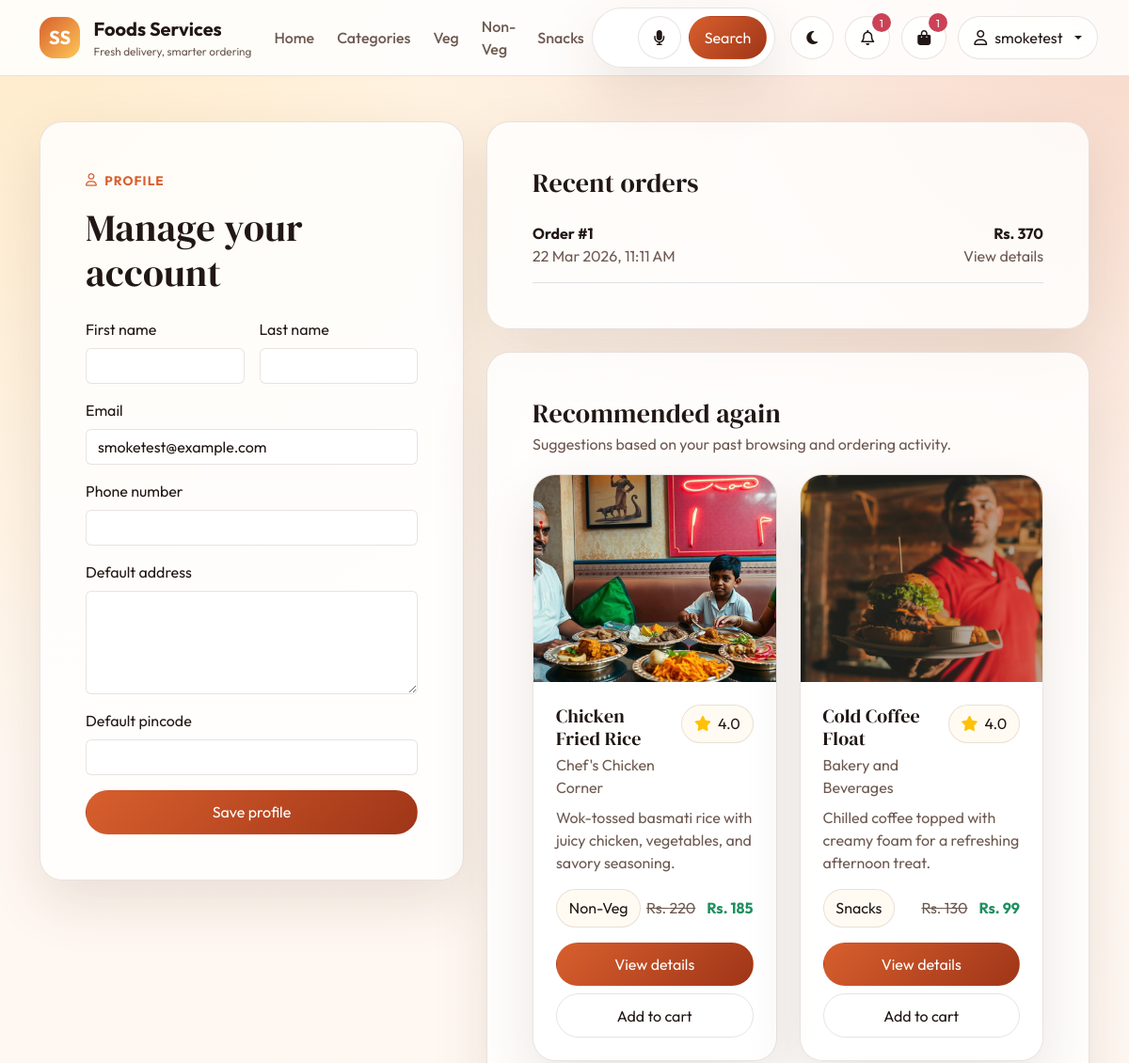
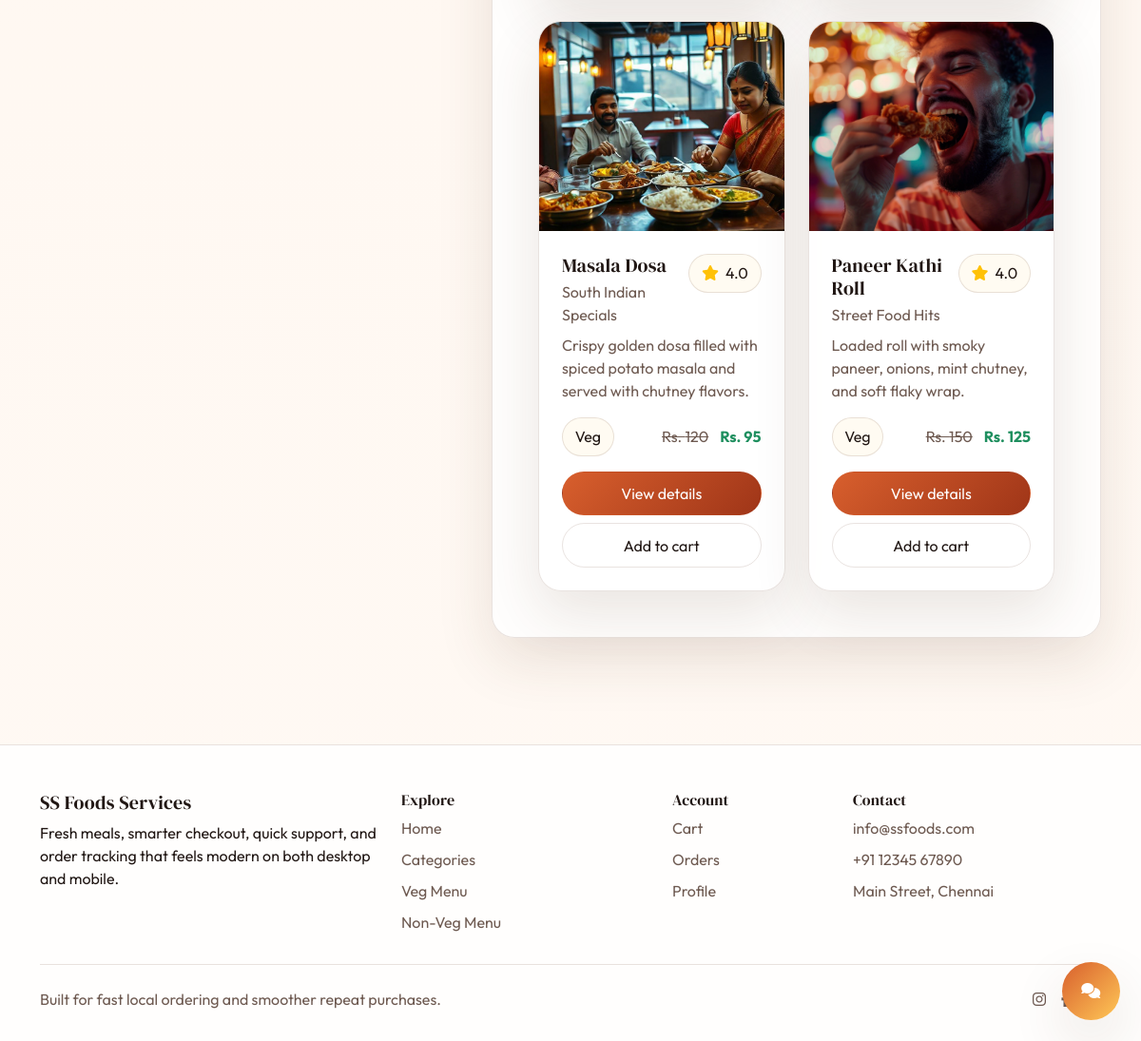
Screenshot of /profile/ (signed in) with the database file from the repository (2 pictures, top to bottom).
### Food_app/models.py (models this page shows, shortened)
class Order(models.Model):
    NOW = "Now"
    LATER = "Later"
    DELIVERY_SLOT_CHOICES = [
        (NOW, "Now"),
        (LATER, "Later"),
    ]
    STATUS_CHOICES = [
        ("Pending", "Pending"),
        ("Confirmed", "Confirmed"),
        ("Delivered", "Delivered"),
        ("Cancelled", "Cancelled"),
    ]
    user = models.ForeignKey(User, on_delete=models.CASCADE, related_name="orders")
    items = models.ManyToManyField(Items, through="OrderItem")
    coupon = models.ForeignKey(Coupon, null=True, blank=True, on_delete=models.SET_NULL)
    subtotal_amount = models.FloatField(default=0)
    discount_amount = models.FloatField(default=0)
    total_amount = models.FloatField()
    delivery_slot = models.CharField(max_length=10, choices=DELIVERY_SLOT_CHOICES, default=NOW)
    scheduled_for = models.DateTimeField(null=True, blank=True)
    created_at = models.DateTimeField(auto_now_add=True)
    status = models.CharField(max_length=20, choices=STATUS_CHOICES, default="Pending")
    class Meta:
        ordering = ["-created_at"]

class Items(models.Model):
    VEG_NON_VEG_CHOICES = [
        ("Veg", "Veg"),
        ("Non-Veg", "Non-Veg"),
        ("Snacks", "Snacks"),
    ]
    category = models.ForeignKey(Category, on_delete=models.CASCADE, related_name="items")
    name = models.CharField(max_length=400)
    item_description = models.TextField(max_length=1000)
    price = models.FloatField()
    offer_price = models.FloatField()
    item_image = models.CharField(max_length=3000, null=True, blank=True)
    image_upload = models.FileField(upload_to="food_images/", null=True, blank=True)
    quantity = models.IntegerField()
    underrated_item = models.BooleanField(default=False)
    new_added_item = models.BooleanField(default=False)
    veg_non_veg = models.CharField(max_length=10, choices=VEG_NON_VEG_CHOICES, default="Veg")
    rating = models.FloatField(default=4.0)
    class Meta:
        ordering = ["-new_added_item", "-rating", "name"]
    @property
    def display_image(self):
        if self.image_upload:
            return self.image_upload.url
        if self.item_image:
            return self.item_image
        return "https://via.placeholder.com/320x220?text=Food+Image"

class Category(models.Model):
    food_names = models.CharField(max_length=200)
    image = models.CharField(max_length=3000, null=True, blank=True)
    image_upload = models.FileField(upload_to="category_images/", null=True, blank=True)
    description = models.TextField(max_length=1000)
    class Meta:
        ordering = ["food_names"]

### Food_app/app_views.py (the view, shortened to what this page needs)
# urls.py: path("profile/", views.profile_page, name="profile"),
@login_required(login_url="Login")
def profile_page(request):
    profile, _ = UserProfile.objects.get_or_create(user=request.user)
    orders = Order.objects.filter(user=request.user).select_related("invoice", "payment", "delivery")
    return render(
        request,
        "profile.html",
        {
            "profile": profile,
            "orders": orders[:8],
            "invoices": [order.invoice for order in orders if hasattr(order, "invoice")],
            "recommended_items": get_recommended_items(request.user, limit=4),
        },
    )

### Food_app/Templates/profile.html (shortened to what this page needs)
{% extends "layouts/main.html" %}
{% block content %}
<section class="container py-4 py-lg-5">
  <div class="row g-4">
    <div class="col-lg-5">
      <div class="surface-card p-4 p-lg-5">
        <span class="eyebrow"><i class="fa-regular fa-user"></i> Profile</span>
        <h1 class="mt-3 mb-4">Manage your account</h1>
        <form method="post" class="stack-grid">
          <div class="row g-3">
            <div class="col-md-6">
              <label class="form-label">First name</label>
              <input class="form-control surface-input" type="text" name="first_name" value="{{ request.user.first_name }}">
            </div>
            <div class="col-md-6">
              <label class="form-label">Last name</label>
              <input class="form-control surface-input" type="text" name="last_name" value="{{ request.user.last_name }}">
            </div>
            <div class="col-12">
              <label class="form-label">Email</label>
              <input class="form-control surface-input" type="email" name="email" value="{{ request.user.email }}" required>
            </div>
            <div class="col-12">
              <label class="form-label">Phone number</label>
              <input class="form-control surface-input" type="text" name="phone_number" value="{{ profile.phone_number }}">
            </div>
            <div class="col-12">
              <label class="form-label">Default address</label>
              <textarea class="form-control surface-input" name="default_address" rows="4">{{ profile.default_address }}</textarea>
            </div>
            <div class="col-12">
              <label class="form-label">Default pincode</label>
              <input class="form-control surface-input" type="text" name="pincode" value="{{ profile.pincode }}">
            </div>
          </div>
          <button class="btn brand-button" type="submit">Save profile</button>
        </form>
      </div>
    </div>
    <div class="col-lg-7">
      <div class="surface-card p-4 p-lg-5 mb-4">
        <h3 class="mb-4">Recent orders</h3>
        <div class="stack-grid">
          {% for order in orders %}
          <div class="d-flex justify-content-between gap-3 border-bottom pb-3">
            <div>
              <strong>Order #{{ order.id }}</strong>
              <div class="subtle">{{ order.created_at|date:"d M Y, h:i A" }}</div>
            </div>
            <div class="text-end">
              <div><strong>Rs. {{ order.total_amount|floatformat:0 }}</strong></div>
              <a href="{% url 'order_detail' order.id %}" class="subtle">View details</a>
            </div>
          </div>
          {% empty %}
          <div class="subtle">No orders yet.</div>
          {% endfor %}
        </div>
      </div>
      <div class="surface-card p-4 p-lg-5">
        <div class="section-header">
          <div>
            <h3 class="mb-1">Recommended again</h3>
            <p class="mb-0 subtle">Suggestions based on your past browsing and ordering activity.</p>
          </div>
        </div>
        <div class="row g-4">
          {% for item in recommended_items %}
          <div class="col-md-6">
            {% include "includes/item_card.html" with item=item show_category=True %}
          </div>
          {% empty %}
          <div class="col-12">
            <div class="subtle">Browse a few items and recommendations will appear here.</div>
          </div>
          {% endfor %}
        </div>
      </div>
    </div>
  </div>
</section>
{% endblock %}

### Food_app/Templates/Includes/navbar.html (shortened to what this page needs)
<nav class="navbar navbar-expand-xl site-navbar sticky-top">
  <div class="container">
    <a class="navbar-brand brand-mark" href="{% url 'Home' %}">
      <span class="brand-pill">SS</span>
      <span>
        <strong>Foods Services</strong>
        <small>Fresh delivery, smarter ordering</small>
      </span>
    </a>
    <div class="collapse navbar-collapse" id="siteNavbar">
      <ul class="navbar-nav me-auto align-items-xl-center gap-xl-2">
        <li class="nav-item"><a class="nav-link" href="{% url 'Home' %}">Home</a></li>
        <li class="nav-item"><a class="nav-link" href="{% url 'Category' %}">Categories</a></li>
        <li class="nav-item"><a class="nav-link" href="{% url 'food_by_type' 'Veg' %}">Veg</a></li>
        <li class="nav-item"><a class="nav-link" href="{% url 'food_by_type' 'Non-Veg' %}">Non-Veg</a></li>
        <li class="nav-item"><a class="nav-link" href="{% url 'food_by_type' 'Snacks' %}">Snacks</a></li>
      </ul>
      <form class="search-shell me-xl-3" method="get" action="{% url 'search' %}">
        <input class="form-control" id="navSearchInput" type="search" name="q" value="{{ request.GET.q }}" placeholder="Search dishes, categories, ingredients">
        <button class="btn icon-button" id="voiceSearchButton" type="button" aria-label="Search by voice">
          <i class="fa-solid fa-microphone"></i>
        </button>
        <button class="btn brand-button" type="submit">Search</button>
      </form>
      <div class="nav-actions">
        <button class="btn icon-button" id="themeToggle" type="button" aria-label="Toggle dark mode">
          <i class="fa-solid fa-moon"></i>
        </button>
        {% if request.user.is_authenticated %}
        <div class="dropdown">
          <button class="btn icon-button position-relative" type="button" data-bs-toggle="dropdown" aria-expanded="false" aria-label="Notifications">
            <i class="fa-regular fa-bell"></i>
            <span class="notification-badge {% if not unread_notifications_count %}d-none{% endif %}" id="notificationBadge">{{ unread_notifications_count }}</span>
          </button>
        </div>
        <a href="{% url 'Cart' %}" class="btn icon-button position-relative" aria-label="Cart">
          <i class="fa-solid fa-bag-shopping"></i>
          <span class="notification-badge cart-badge {% if not cart_count %}d-none{% endif %}">{{ cart_count }}</span>
        </a>
        <div class="dropdown">
          <button class="btn account-button dropdown-toggle" type="button" data-bs-toggle="dropdown" aria-expanded="false">
            <i class="fa-regular fa-user"></i>
            <span>{{ request.user.username }}</span>
          </button>
        </div>
        {% else %}
        <a href="{% url 'Login' %}" class="btn brand-button">Login</a>
        <a href="{% url 'Register' %}" class="btn outline-button">Register</a>
        {% endif %}
      </div>
    </div>
  </div>
</nav>

### Food_app/Templates/Includes/item_card.html
<div class="product-card">
  <a href="{% url 'Product_detail' item.category.food_names item.name %}">
    <img src="{{ item.display_image }}" alt="{{ item.name }}">
  </a>
  <div class="p-3 p-lg-4">
    <div class="d-flex justify-content-between align-items-start gap-3 mb-2">
      <div>
        <h5 class="mb-1">{{ item.name }}</h5>
        {% if show_category %}
        <p class="subtle mb-0">{{ item.category.food_names }}</p>
        {% endif %}
      </div>
      <span class="rating-pill"><i class="fa-solid fa-star text-warning"></i>{{ item.rating|floatformat:1 }}</span>
    </div>
    <p class="subtle mb-3">{{ item.item_description|truncatewords:18 }}</p>
    <div class="d-flex justify-content-between align-items-center mb-3">
      <span class="status-pill">{{ item.veg_non_veg }}</span>
      <div class="price-row">
        <span class="old-price">Rs. {{ item.price|floatformat:0 }}</span>
        <span class="new-price">Rs. {{ item.offer_price|floatformat:0 }}</span>
      </div>
    </div>
    <div class="d-grid gap-2">
      <a href="{% url 'Product_detail' item.category.food_names item.name %}" class="btn brand-button">View details</a>
      <a href="{% url 'AddToCart' %}?product_id={{ item.id }}&product_qty=1" class="btn outline-button">Add to cart</a>
    </div>
  </div>
</div>

### rows the page displays
Order: id "1", created_at "22 Mar 2026, 11:11 AM", total_amount "370"
Items: display_image (picture), name "Chicken Fried Rice", category.food_names "Chef's Chicken Corner", rating "4.0", item_description "Wok-tossed basmati rice with juicy chicken, vegetables, and savory seasoning.", veg_non_veg "Non-Veg", price "220", offer_price "185"
Items: display_image (picture), name "Cold Coffee Float", category.food_names "Bakery and Beverages", rating "4.0", item_description "Chilled coffee topped with creamy foam for a refreshing afternoon treat.", veg_non_veg "Snacks", price "130", offer_price "99"
Items: display_image (picture), name "Masala Dosa", category.food_names "South Indian Specials", rating "4.0", item_description "Crispy golden dosa filled with spiced potato masala and served with chutney flavors.", veg_non_veg "Veg", price "120", offer_price "95"
Items: display_image (picture), name "Paneer Kathi Roll", category.food_names "Street Food Hits", rating "4.0", item_description "Loaded roll with smoky paneer, onions, mint chutney, and soft flaky wrap.", veg_non_veg "Veg", price "150", offer_price "125"

### other values shown
{{ unread_notifications_count }} "1"
{{ cart_count }} "1"
{{ request.user.username }} "smoketest"
